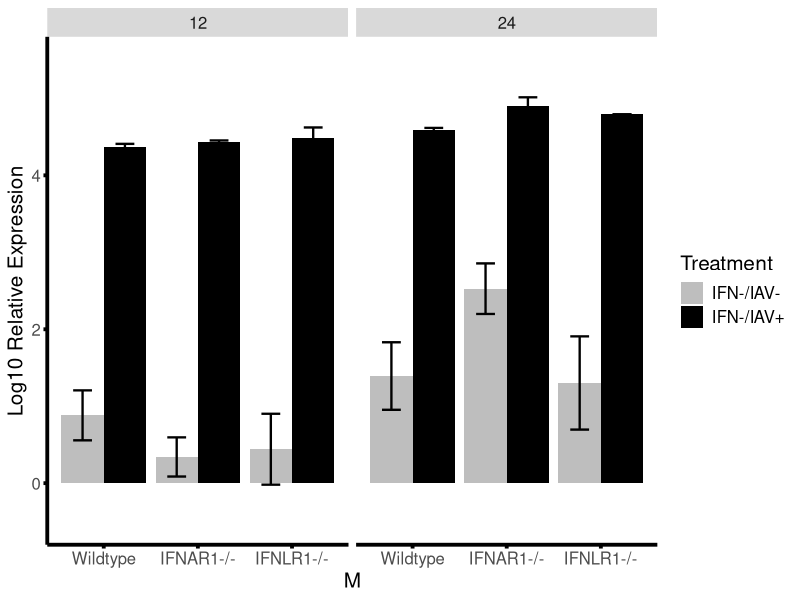
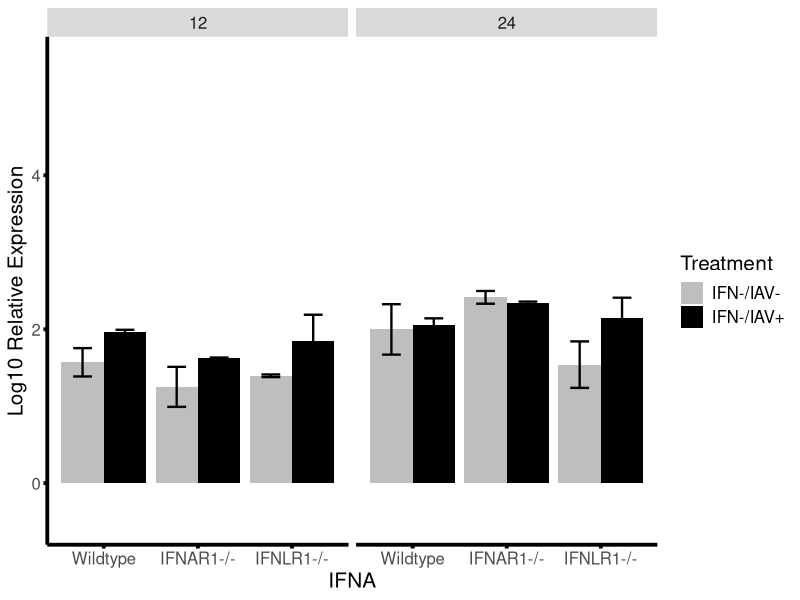
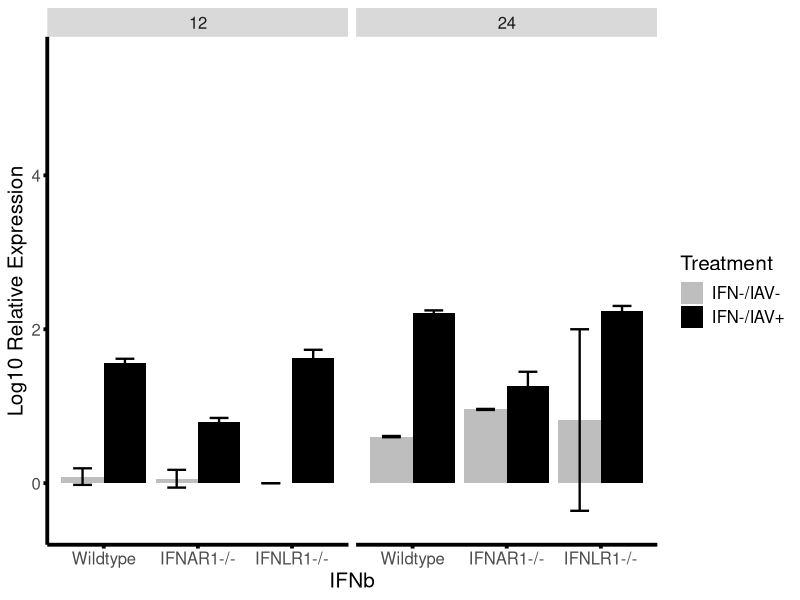
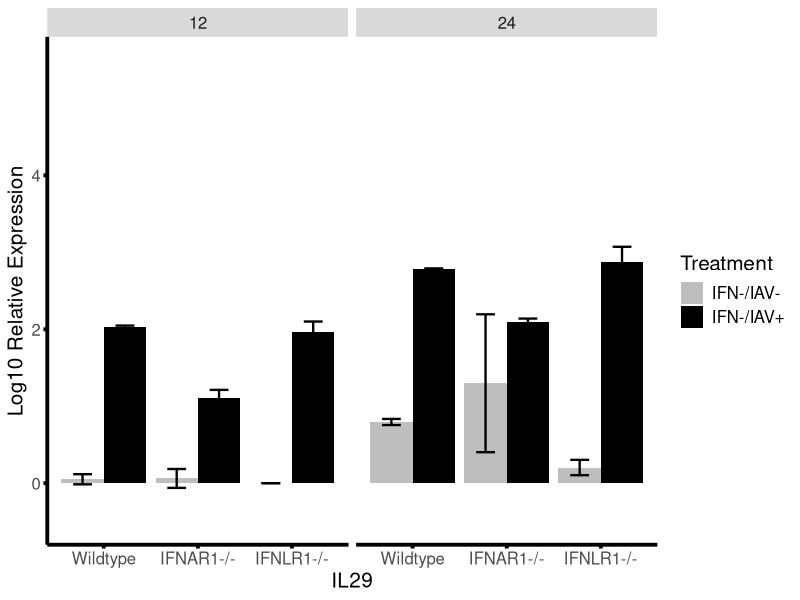
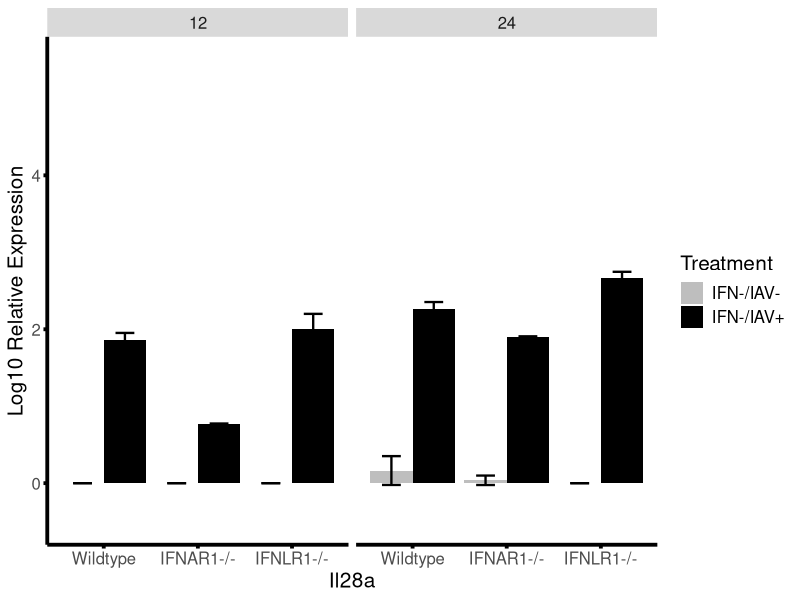
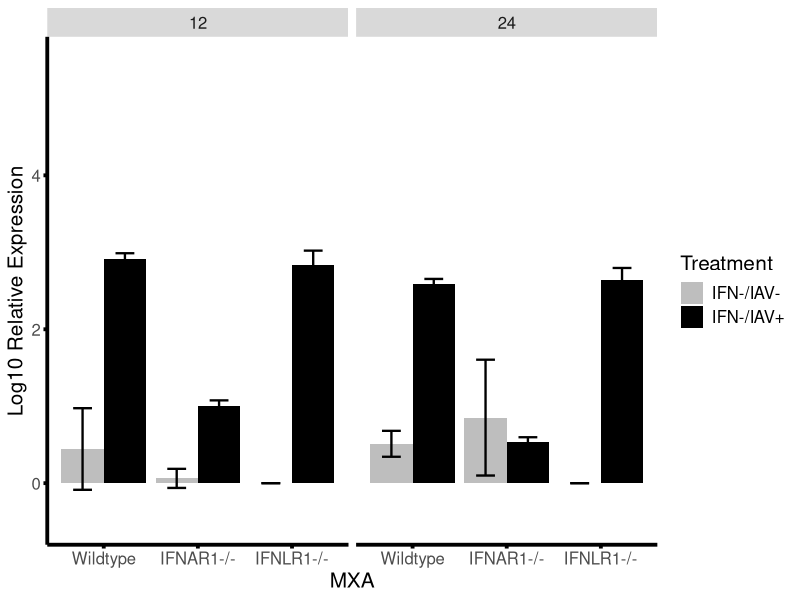
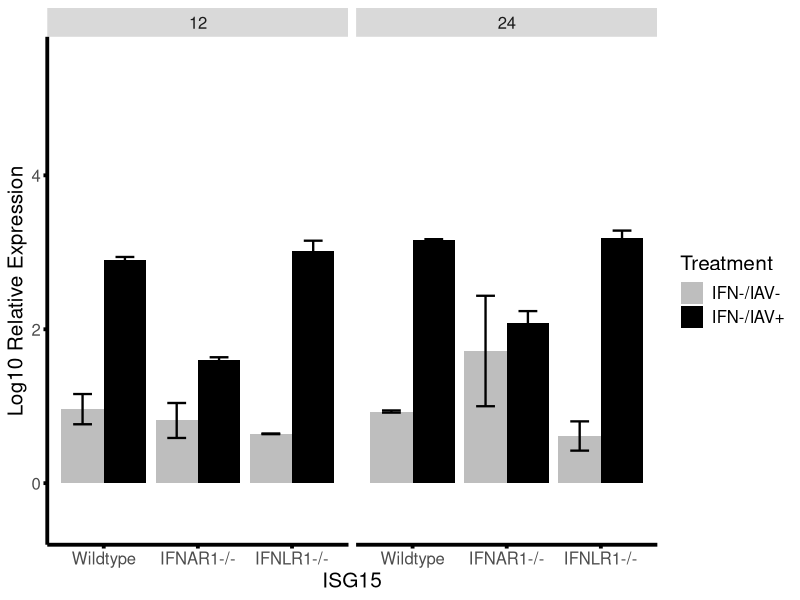
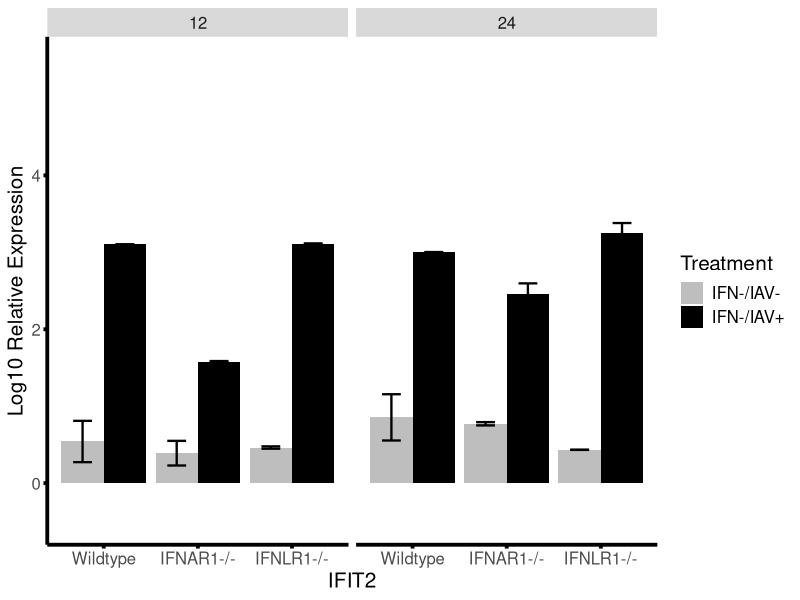

These charts were generated, in order, by the following R code: (Note: this script raises an error after producing the figures.)
## ---- chunk 1

library(tidyverse)
library(plyr)
library(gridExtra) #for the grid.arrange
library(grid) #for the title in grid.arrange
library(data.table)
library(ComplexHeatmap)
library(circlize)
## ---- chunk 2
# tccr = read.csv2("042519.csv", header = TRUE,stringsAsFactors = FALSE, sep=",", dec=".")
# #remove the first column
# m=colnames(tccr)[1] 
# tccr[,m] <-NULL
# #Transform all variables into log
# tccr[,4:14] <- log10(tccr[,4:14])
# #Add an ID to know which row to remove when removing outliers
# tccr$ID = seq(1,dim(tccr)[1],by=1)
# tccr 
## ---- chunk 3
tccr = read.csv2("042519.csv", header = TRUE,stringsAsFactors = FALSE, sep=",", dec=".")
#remove the first column
m=colnames(tccr)[1] 
tccr[,m] <-NULL
# Converts all values between 0 and 1 to 1. Preserves NA values.
# lapply applies the provided function on each of the columns
tccr[,4:14] <- lapply(tccr[,4:14], function(aCol) {
  # sapply takes each value of a column and applies the function which does the correction.
  sapply(aCol, function(x) {
    if (x > 1 || is.na(x)) x else 1
  })
})
#Transform all variables into log
tccr[,4:14] <- log10(tccr[,4:14])
#Add an ID to know which row to remove when removing outliers
tccr$ID = seq(1,dim(tccr)[1],by=1)
tccr
## ---- chunk 4
# This function takes the dataframe for a measure (3 values) and a variable(for instance M) and:
# Identifies among the 3 measures one outlier.
# The criterium for classifying a measure as an outlier is making a candidate list:the maximum and minimum.
# for those two candidates values, to recalculate the standard deviation without that candidate
# If the sd suffers a greater decrease in a factor, that is, if original sd / new sd > factor
# Then the point is classified as an outlier and it will be treated afterwards (outside the function, replacing it with NA)
outlierPoint <- function(x,variable){

# factor is the sensibility for classifying outliers.
# in the data available, the results are the following:
# out of 396 measures of 3 values (with no log10 transformation):
# with factor =5, 119 outliers were found, that is 119/396 = 30%
# with factor =10, 69 outliers were found, that is 69/396 = 17%
# with factor =50, 19 outliers were found, that is 19/396 = 5%
# with factor =100, 12 outliers were found,  that is 12/396 = 3%
# with factor =150, 9 outliers were found, that is 9/396 = 2%
  
# ADJUST HERE THE FACTOR:
factor=5

debug<-F
#f<-by(tccr[,4],tccr[,1:3],outlierPoint)


(mini<-min(x[,variable]))
(maxi<-max(x[,variable]))
  
if(debug) message("original mean = ",mean(x[,variable]))
if(debug) message("original sd = ",sd(x[,variable]))

originalsd<-sd(x[,variable])

(maxi_i <-which(x[,variable]==maxi))
(mini_i <-which(x[,variable]==mini))
(below_maxi_i<-which(x[,variable]<maxi))
(above_mini_i<-which(x[,variable]>mini))
  
if(debug) message("index of max = ",maxi_i)
if(debug) message("index of min = ",mini_i)

(removed_max <- x[-maxi_i,])
(removed_min <- x[-mini_i,])

(new_reduced_mean <- mean(removed_max[,variable]))
(new_increased_mean <- mean(removed_min[,variable]))


if(debug) message("mini=",mini, "increased mean=",new_increased_mean)
if(debug) message("maxi=",maxi, "reduced mean=",new_reduced_mean)
min_sd<- sd(removed_min[,variable])
if(debug) message("sd increased mean:",sd(removed_min[,variable])," -:",originalsd/min_sd)
max_sd<-sd(removed_max[,variable])
if(debug) message("sd reduced mean:",sd(removed_max[,variable])," -:",originalsd/max_sd)   
if(is.na(min_sd)){return(-1)}
if(is.na(max_sd)){return(-1)}


#Do we have an decrease of sd by a factor, (which is good)? then the point is an outlier
if(originalsd/min_sd >factor){
  return(x[mini_i,]$ID)
  
}
#Do we have an decrease of sd by a factor, (which is good)? then the point is an outlier
if(originalsd/max_sd >factor){
  return(x[maxi_i,]$ID)
  
}
return(-1)

}

#t <- tccr[tccr$Treatment=='IFNB+/IAV+' & tccr$Cell.Type=='IFNAR1-/-' & tccr$Timepoint==24,]
#outlierPoint(t,'M')

## ---- chunk 5
treat <- unique(tccr$Treatment)
cell <- unique(tccr$Cell.Type)
time <- unique(tccr$Timepoint)
(rows <- colnames(tccr)[4:14])
total=0
#not able to apply by method with the function outlierPoint, therefore slow brute force with for....
message("The following are the outliers detected (variable -> row number)")
for(a in rows){
  for(i in treat){
    for(j in cell){
      for(k in time){
        #message(a," - ",i," - ",j," - ", k)
        t <- tccr[tccr$Treatment==i & tccr$Cell.Type==j & tccr$Timepoint==k,]
        res<-outlierPoint(t,a)
        if(res>-1){ 
          total=total+1
          #An outlier was found, remove it.
          tccr[res,a]=NA
          message(a," -> ",res)
        }
      }
    }
  }
}
total
## ---- chunk 6
tccr
#saveRDS(tccr, "tccR_removed_outliers.rds")
## ---- chunk 7
#+++++++++++++++++++++++++
# Function to calculate the mean and the standard deviation and also (mean +sd and  
# mean-sd) for each group
#+++++++++++++++++++++++++
# data : a data frame
# varname : the name of a column containing the variable
  #to be summariezed
# groupnames : vector of column names to be used as
  # grouping variables

#sem = sd/sqrt(n)
#cimin = mean - 2*sem
#cimax = mean + 2*sem


data_summary <- function(data, varname, groupnames){
  
  summary_func <- function(x, col){
    c(mean = mean(x[[col]], na.rm=TRUE),
      sd = sd(x[[col]], na.rm=TRUE),
      max = mean(x[[col]], na.rm=TRUE)+sd(x[[col]], na.rm=TRUE),
      min = mean(x[[col]], na.rm=TRUE)-sd(x[[col]], na.rm=TRUE),
      cimin = mean(x[[col]], na.rm=TRUE)-2*sd(x[[col]], na.rm=TRUE)/sqrt(length(x[[col]])),
      cimax = mean(x[[col]], na.rm=TRUE)+2*sd(x[[col]], na.rm=TRUE)/sqrt(length(x[[col]]))
      )
  }
  data_sum<-ddply(data, groupnames, .fun=summary_func,
                  varname)
  data_sum <- rename(data_sum, c("mean" = varname))
 return(data_sum)
}
## ---- chunk 8
create_df <- function(value){
  df_ <- data_summary(tccr, varname=value, groupnames=c("Cell.Type","Timepoint","Treatment"))
  df_[order(df_$Cell.Type,df_$Timepoint,df_$Treatment),]
  time <- c(seq(9,14,by=1),seq(21,26,by=1))
  df_$Timepoint2 = c(time,time,time)
  #reorder factors please to adquate to the plot requirements
  df_$Cell.Type=factor(df_$Cell.Type, levels=c("Wildtype", "IFNAR1-/-", "IFNLR1-/-"))
  return(df_)
}

dfM<-create_df('M')
dfIFNA<-create_df('IFNA')
dfIFNb<-create_df('IFNb')
dfIL29<-create_df('IL29')
dfIl28a<-create_df('Il28a')
dfMXA<-create_df('MXA')
dfRIGI<-create_df('RIGI')
dfISG15 <- create_df('ISG15')
dfIFIT2 <- create_df('IFIT2')
dfIFITM1 <- create_df('IFITM1')
dfRantes <- create_df('Rantes')
dfM
## ---- chunk 9
list1 <- c('IFN-/IAV-','IFN-/IAV+')
list2 <- c('IFNB+/IAV+','IFN-/IAV+','IFNL+/IAV+')
list3 <- c('IFN-/IAV-','IFNB+/IAV-','IFNL+/IAV-')
## ---- chunk 10

g_all <- function(type,l,setMaxMin=T){


  
  
esi = 0.8
tsi = 15
asi = 1.3
ewidth=.4
title_size=40
df<- get(paste("df",type,sep=""))
 treatment <- unique(df$Treatment)
  

q<-df[df$Treatment %in% l,]  %>%
  ggplot(aes_string(x="Cell.Type",y=type,ymin="cimin", ymax="cimax",fill = "Treatment")) +
  geom_bar(stat='identity', position = "dodge") +
  geom_errorbar(width=0.4,position=position_dodge(0.9), size=0.8)+
  scale_fill_manual(values=c("IFN-/IAV-"="grey", "IFN-/IAV+"="black","IFNB+/IAV-"="red","IFNB+/IAV+"="Orange", "IFNL+/IAV-"="Blue", "IFNL+/IAV+"="Purple"), breaks=treatment)+
   theme(panel.grid.major = element_blank(), panel.grid.minor = element_blank(),
       text = element_text(size=tsi),
         axis.ticks = element_line(colour = "black", size = asi),
       axis.line = element_line(colour = 'black', size = asi),
panel.background = element_blank())+
  theme(plot.title = element_text(hjust = 0.5,size=title_size))+
  labs(y=paste('Log10 Relative Expression'), x = type)+
  facet_grid(~Timepoint, space="free", scales="free") 


if(setMaxMin){
  q <- q+ ylim(min(-0.5),max(5.5))
}

return(q)
  
}

## ---- chunk 11

p1<-g_all('M',list1)
# p2<-g_all('M',list2)
# p3<-g_all('M',list3)
p1
# p2
# p3
# 

## ---- chunk 12
p1<-g_all('IFNA',list1)
# p2<-g_all('IFNA',list2)
# p3<-g_all('IFNA',list3)
p1
# p2
# p3
## ---- chunk 13
p1<-g_all('IFNb',list1)
# p2<-g_all('IFNb',list2)
# p3<-g_all('IFNb',list3)
p1
# p2
# p3
## ---- chunk 14
p1<-g_all('IL29',list1)
# p2<-g_all('IL29',list2)
# p3<-g_all('IL29',list3)
p1
# p2
# p3
## ---- chunk 15
p1<-g_all('Il28a',list1)
# p2<-g_all('Il28a',list2)
# p3<-g_all('Il28a',list3)
p1
# p2
# p3
## ---- chunk 16
p1<-g_all('MXA',list1)
# p2<-g_all('MXA',list2)
# p3<-g_all('MXA',list3)
p1
# p2
# p3
## ---- chunk 17
# p1<-g_all('RIGI',list1)
# # p2<-g_all('RIGI',list2)
# # p3<-g_all('RIGI',list3)
# p1
# # p2
# # p3
## ---- chunk 18
p1<-g_all('ISG15',list1)
# p2<-g_all('ISG15',list2)
# p3<-g_all('ISG15',list3)
p1
# p2
# p3
## ---- chunk 19
p1<-g_all('IFIT2',list1)
# p2<-g_all('IFIT2',list2)
# p3<-g_all('IFIT2',list3)
p1
# p2
# p3
## ---- chunk 20
# p1<-g_all('IFITM1',list1)
# # p2<-g_all('IFITM1',list2)
# # p3<-g_all('IFITM1',list3)
# p1
# # p2
# # p3
## ---- chunk 21
# p1<-g_all('Rantes',list1)
# # p2<-g_all('Rantes',list2)
# # p3<-g_all('Rantes',list3)
# p1
# # p2
# # p3
## ---- chunk 22
tccr
dfM.b <-dfM[,1:4]
dfIFNA.b <-dfIFNA[,1:4]
dfIFNb.b <-dfIFNb[,1:4]
dfIL29.b <-dfIL29[,1:4]
dfIl28a.b <-dfIl28a[,1:4]
dfMXA.b <-dfMXA[,1:4]
# dfRIGI.b <-dfRIGI[,1:4]
dfISG15.b <-dfISG15[,1:4]
dfIFIT2.b <-dfIFIT2[,1:4]
# dfIFITM1.b <-dfIFITM1[,1:4]
# dfRantes.b <-dfRantes[,1:4]

d_long<-Reduce(function(x, y) merge(x, y, all=TRUE), list(dfM.b, dfIFNA.b, dfIFNb.b,dfIL29.b,dfIl28a.b,dfMXA.b,dfISG15.b,dfIFIT2.b))

H<- d_long[order(d_long$Treatment),] %>% subset(Cell.Type=='Wildtype') %>% select(-Cell.Type,Timepoint,Treatment)
W<- d_long[order(d_long$Treatment),] %>% subset(Cell.Type=='Wildtype') %>% select(-Cell.Type,-Timepoint,-Treatment)
A<- d_long[order(d_long$Treatment),] %>% subset(Cell.Type=='IFNAR1-/-') %>% select(-Cell.Type,-Timepoint,-Treatment)
L<- d_long[order(d_long$Treatment),] %>% subset(Cell.Type=='IFNLR1-/-') %>% select(-Cell.Type,-Timepoint,-Treatment)

W.matrix<-t(data.matrix(W))
A.matrix<-t(data.matrix(A))
L.matrix<-t(data.matrix(L))
colnames(W.matrix)=H$Treatment
colnames(A.matrix)=H$Treatment
colnames(L.matrix)=H$Treatment
W.matrix
A.matrix
L.matrix

## ---- chunk 23
cell_fun = function(j, i, x, y, width, height, fill) {
          if(j==3 | j==5 | j==7 | j==9 |j==11)
        grid.rect(x = x+width*0.1, y = y, width = width, height = height, gp = gpar( fill = fill,col=NA))

          else
        grid.rect(x = x, y = y, width = width, height = height, gp = gpar( fill = fill, col=NA))

}
df = data.frame(Treatment =H$Treatment, Time=H$Timepoint)
ha = HeatmapAnnotation(df = df, gap = unit(c(1, 1), "mm"), col = list(Treatment = c("IFN-/IAV-"="gray", "IFN-/IAV+"="black","IFNB+/IAV-"="lightcoral","IFNB+/IAV+"="red", "IFNL+/IAV-"="skyblue1", "IFNL+/IAV+"="blue4"),
                                           Time = c("12"="darkseagreen4","24"= "darkgreen")),
                       show_annotation_name = TRUE)
## ---- chunk 24

## ---- chunk 25
f1 = colorRamp2(seq(min(W.matrix), max(W.matrix), length = 3), c("#3c17fe", "#EEEEEE", "#b2312c"))
Heatmap(W.matrix,show_column_dend = FALSE, col = f1,show_column_names=F,show_row_names = T, cluster_col=F, cluster_rows = F, heatmap_legend_param = list(title = ""),top_annotation = ha, rect_gp = gpar(type = "none"), cell_fun=cell_fun, column_title = "Wildtype", column_title_gp = gpar(fontsize = 20, fontface = "bold"))
## ---- chunk 26
f2 = colorRamp2(seq(min(A.matrix), max(A.matrix), length = 3), c("#3c17fe", "#EEEEEE", "#b2312c"))
Heatmap(A.matrix,show_column_dend = FALSE, col = f2,show_column_names=F,show_row_names = T, cluster_col=F, cluster_rows = F, heatmap_legend_param = list(title = ""),top_annotation = ha, rect_gp = gpar(type = "none"), cell_fun=cell_fun,column_title = "IFNAR1-/-", column_title_gp = gpar(fontsize = 20, fontface = "bold"))
## ---- chunk 27
f3 = colorRamp2(seq(min(L.matrix), max(L.matrix), length = 3), c("#3c17fe", "#EEEEEE", "#b2312c"))
Heatmap(L.matrix,show_column_dend = FALSE, col = f1,show_column_names=F,show_row_names = T, cluster_col=F, cluster_rows = F, heatmap_legend_param = list(title = ""),top_annotation = ha, rect_gp = gpar(type = "none"), cell_fun=cell_fun,column_title = "IFNLR1-/-", column_title_gp = gpar(fontsize = 20, fontface = "bold"))

## ---- chunk 28
